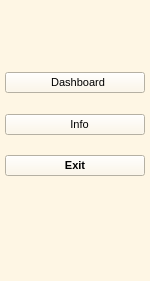
     <widget class="QWidget" name="icons_details_widget" native="true">
      <property name="minimumSize">
       <size>
        <width>130</width>
        <height>150</height>
       </size>
      </property>
      <property name="maximumSize">
       <size>
        <width>150</width>
        <height>16777215</height>
       </size>
      </property>
      <property name="styleSheet">
       <string notr="true"> background-color: #FEF6E4;
  
</string>
      </property>
      <layout class="QVBoxLayout" name="verticalLayout_3">
       <property name="spacing">
        <number>20</number>
       </property>
       <property name="leftMargin">
        <number>5</number>
       </property>
       <property name="rightMargin">
        <number>5</number>
       </property>
       <property name="bottomMargin">
        <number>35</number>
       </property>
       <item>
        <widget class="QLabel" name="icon_Acc">
         <property name="font">
          <font>
           <pointsize>20</pointsize>
           <weight>50</weight>
           <bold>false</bold>
          </font>
         </property>
         <property name="text">
          <string/>
         </property>
         <property name="pixmap">
          <pixmap resource="resource.qrc">:/icons/icon/logo.png</pixmap>
         </property>
         <property name="alignment">
          <set>Qt::AlignCenter</set>
         </property>
        </widget>
       </item>
       <item>
        <spacer name="verticalSpacer_6">
         <property name="orientation">
          <enum>Qt::Vertical</enum>
         </property>
         <property name="sizeHint" stdset="0">
          <size>
           <width>20</width>
           <height>10</height>
          </size>
         </property>
        </spacer>
       </item>
       <item>
        <widget class="QPushButton" name="dashboardbutton">
         <property name="sizePolicy">
          <sizepolicy hsizetype="Expanding" vsizetype="Expanding">
           <horstretch>0</horstretch>
           <verstretch>0</verstretch>
          </sizepolicy>
         </property>
         <property name="font">
          <font>
           <pointsize>8</pointsize>
          </font>
         </property>
         <property name="focusPolicy">
          <enum>Qt::ClickFocus</enum>
         </property>
         <property name="styleSheet">
          <string notr="true">QPushButton:hover {
    background-color: qlineargradient(spread: pad, x1: 0, y1: 0, x2: 1, y2: 0, stop: 0 #FEF6E4, stop: 1 #ADD8E6);
    border-top-left-radius: 20px;
    border-bottom-left-radius: 20px;
}

QPushButton:pressed {
    background-color: rgb(254, 246, 228);
    border-top-left-radius: 20px;
    border-bottom-left-radius: 20px;
 
}
</string>
         </property>
         <property name="text">
          <string>  Dashboard</string>
         </property>
         <property name="icon">
          <iconset resource="resource.qrc">
           <normaloff>:/icons/icon/dashboard.png</normaloff>:/icons/icon/dashboard.png</iconset>
         </property>
         <property name="checkable">
          <bool>true</bool>
         </property>
         <property name="autoRepeat">
          <bool>false</bool>
         </property>
         <property name="autoExclusive">
          <bool>true</bool>
         </property>
        </widget>
       </item>
       <item>
        <spacer name="verticalSpacer_2">
         <property name="orientation">
          <enum>Qt::Vertical</enum>
         </property>
         <property name="sizeHint" stdset="0">
          <size>
           <width>1</width>
           <height>1</height>
          </size>
         </property>
        </spacer>
       </item>
       <item>
        <widget class="QPushButton" name="infobutton">
         <property name="sizePolicy">
          <sizepolicy hsizetype="Expanding" vsizetype="Expanding">
           <horstretch>0</horstretch>
           <verstretch>0</verstretch>
          </sizepolicy>
         </property>
         <property name="minimumSize">
          <size>
           <width>0</width>
           <height>0</height>
          </size>
         </property>
         <property name="maximumSize">
          <size>
           <width>16777215</width>
           <height>40</height>
          </size>
         </property>
         <property name="font">
          <font>
           <pointsize>8</pointsize>
          </font>
         </property>
         <property name="styleSheet">
          <string notr="true">QPushButton:hover {
    background-color: qlineargradient(spread: pad, x1: 0, y1: 0, x2: 1, y2: 0, stop: 0 #FEF6E4, stop: 1 #ADD8E6);
    border-top-left-radius: 20px;
    border-bottom-left-radius: 20px;
}

QPushButton:pressed {
    background-color: rgb(254, 246, 228);
    border-top-left-radius: 20px;
    border-bottom-left-radius: 20px;
 
}
</string>
         </property>
         <property name="text">
          <string>   Info</string>
         </property>
         <property name="icon">
          <iconset resource="resource.qrc">
           <normaloff>:/icons/icon/icons8-about-50.png</normaloff>:/icons/icon/icons8-about-50.png</iconset>
         </property>
         <property name="checkable">
          <bool>true</bool>
         </property>
         <property name="autoExclusive">
          <bool>true</bool>
         </property>
        </widget>
       </item>
       <item>
        <widget class="QPushButton" name="exitbutton">
         <property name="sizePolicy">
          <sizepolicy hsizetype="Expanding" vsizetype="Expanding">
           <horstretch>0</horstretch>
           <verstretch>0</verstretch>
          </sizepolicy>
         </property>
         <property name="maximumSize">
          <size>
           <width>16777215</width>
           <height>40</height>
          </size>
         </property>
         <property name="font">
          <font>
           <pointsize>8</pointsize>
           <weight>75</weight>
           <bold>true</bold>
          </font>
         </property>
         <property name="styleSheet">
          <string notr="true">QPushButton:hover {
    background-color: qlineargradient(spread: pad, x1: 0, y1: 0, x2: 1, y2: 0, stop: 0 #FEF6E4, stop: 1 #ADD8E6);
    border-top-left-radius: 20px;
    border-bottom-left-radius: 20px;
}

QPushButton:pressed {
    background-color: rgb(254, 246, 228);
    border-top-left-radius: 20px;
    border-bottom-left-radius: 20px;
 
}
</string>
         </property>
         <property name="text">
          <string>Exit</string>
         </property>
         <property name="icon">
          <iconset resource="resource.qrc">
           <normaloff>:/icons/icon/icons8-exit-35.png</normaloff>:/icons/icon/icons8-exit-35.png</iconset>
         </property>
         <property name="checkable">
          <bool>true</bool>
         </property>
         <property name="autoExclusive">
          <bool>true</bool>
         </property>
        </widget>
       </item>
       <item>
        <spacer name="verticalSpacer_3">
         <property name="orientation">
          <enum>Qt::Vertical</enum>
         </property>
         <property name="sizeHint" stdset="0">
          <size>
           <width>20</width>
           <height>70</height>
          </size>
         </property>
        </spacer>
       </item>
      </layout>
     </widget>
